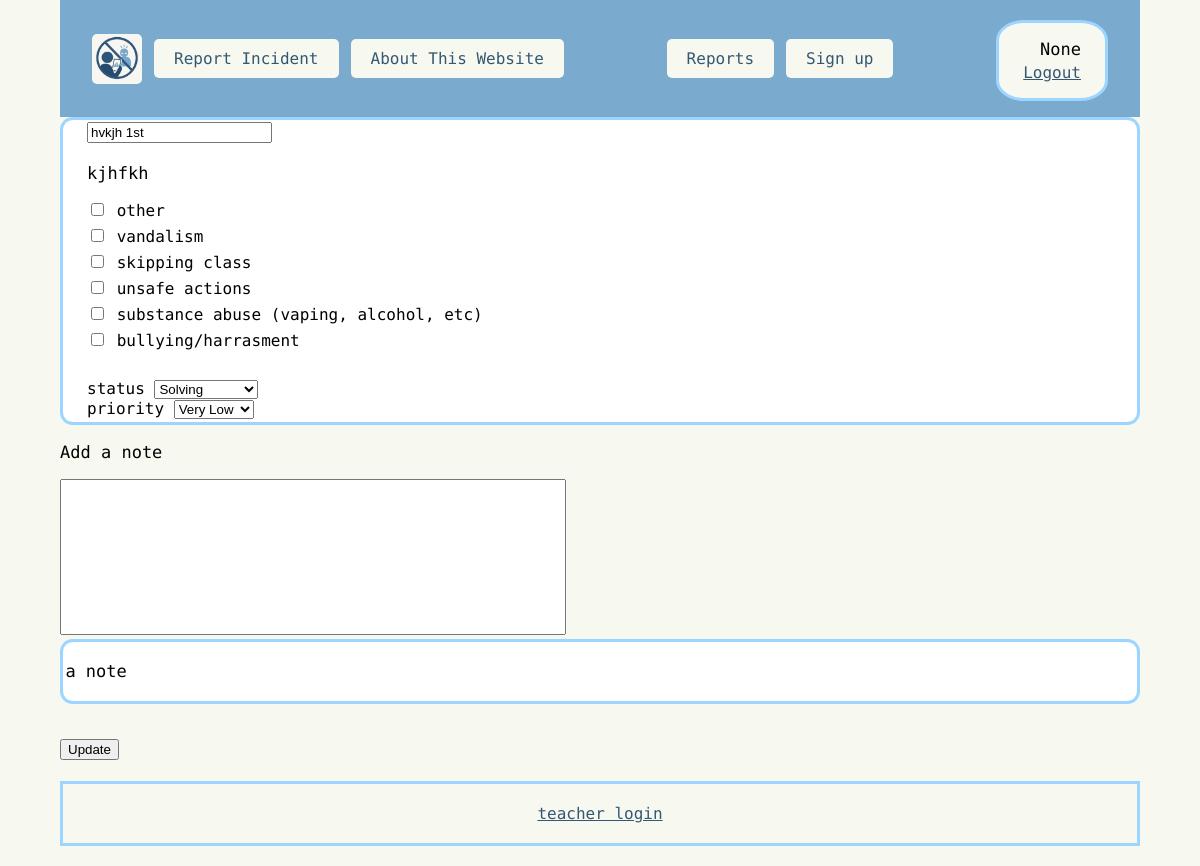
The app's page /edit/1 (signed in), older data.
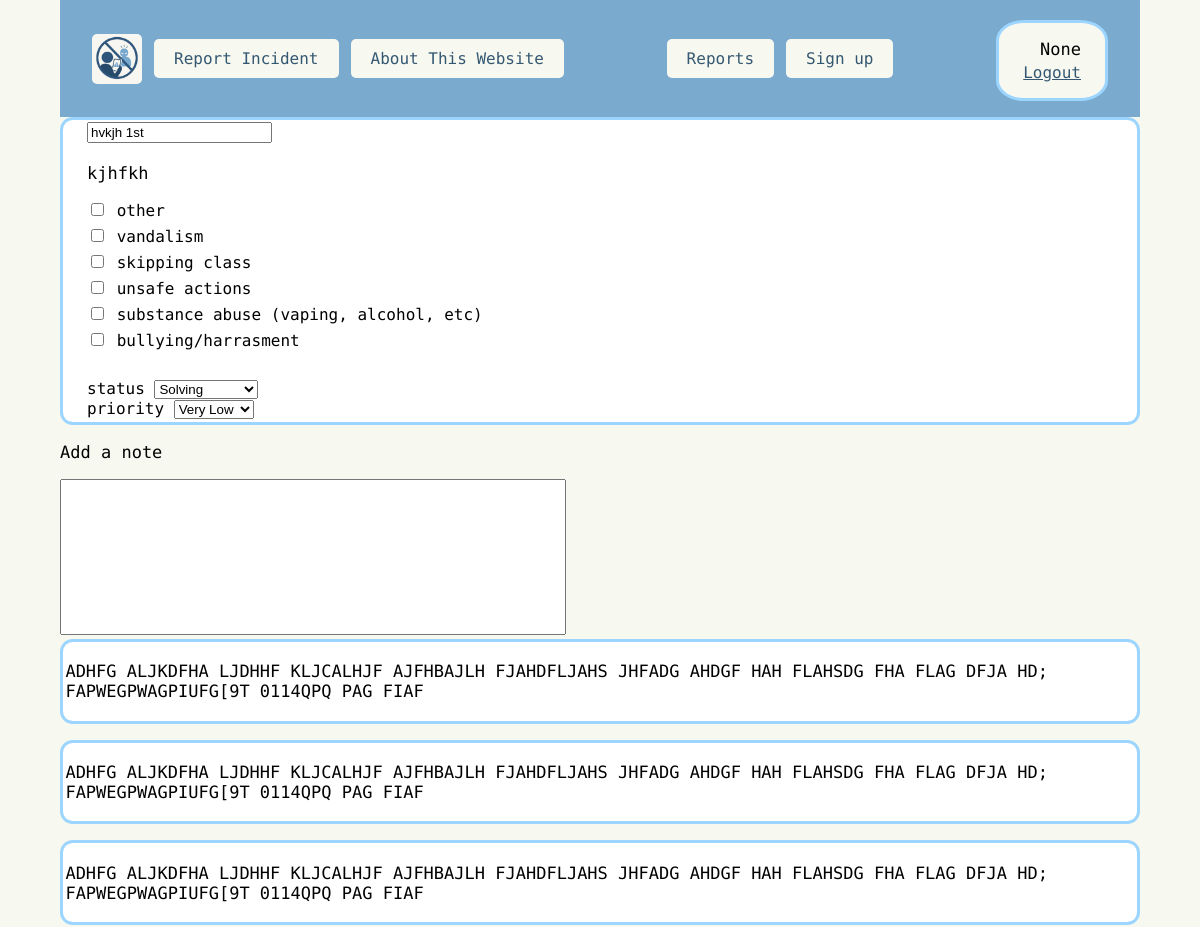
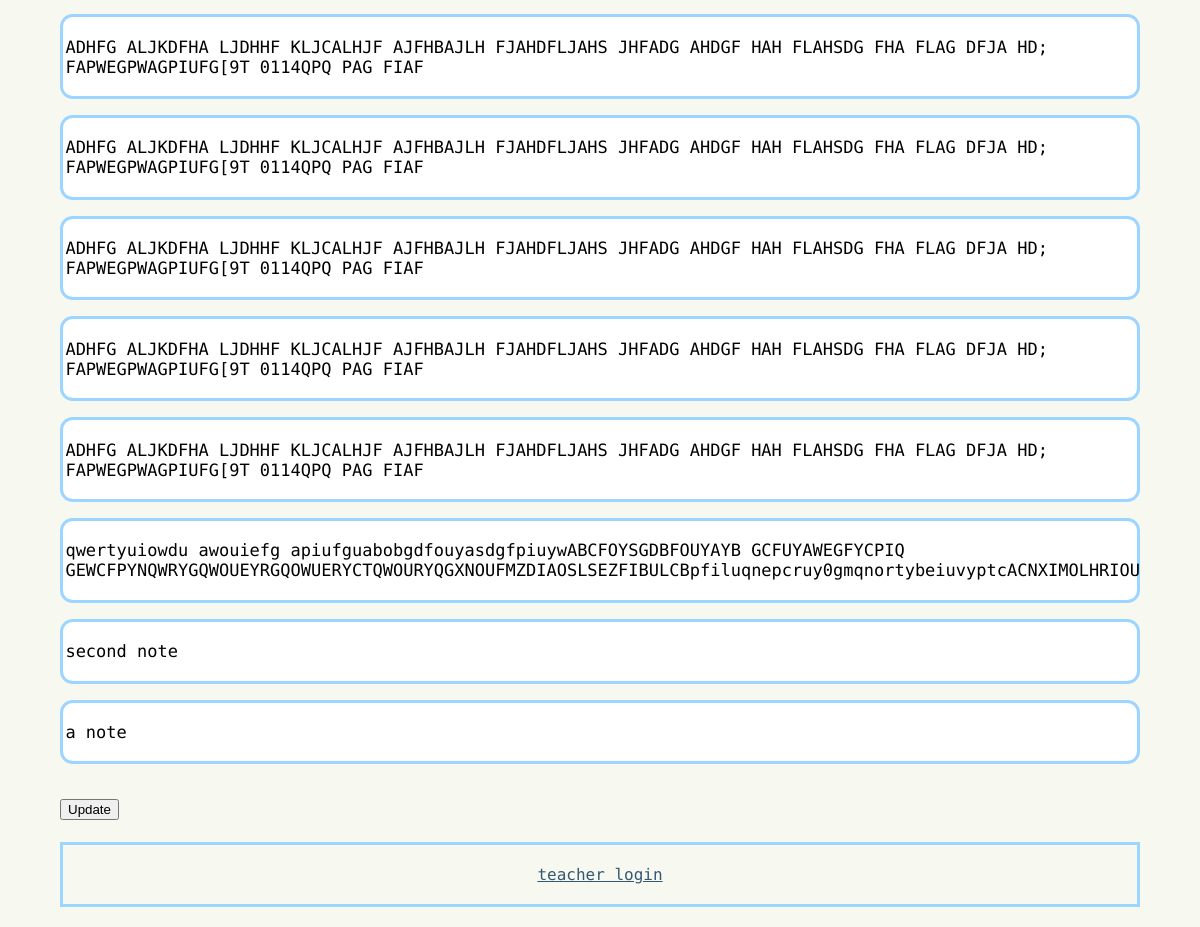
The same page, newer data (2 pictures, top to bottom).
### routes.py (models this page shows, shortened)
class User(UserMixin, db.Model):
    __tablename__ = "User"
    user_id = db.Column(db.Integer, primary_key=True)
    user_name = db.Column(db.String, nullable=False, unique=True)
    password = db.Column(db.String, nullable=False )
    teacher_code = db.Column(db.String, nullable=False, unique=True)

class Reports(db.Model):
    __tablename__ = "Reports"
    report_id = db.Column(db.Integer, primary_key=True)
    report_title = db.Column(db.String, nullable=False)
    report_detail = db.Column(db.String, nullable=False)
    report_time = db.Column(db.String, nullable=False)
    status_id = db.Column(db.Integer, db.ForeignKey("Status.status_id"), nullable=True)
    status = db.relationship("Status", backref="reports")
    priority_id = db.Column(db.Integer, db.ForeignKey("Priority.priority_id"), nullable=True)
    priority = db.relationship("Priority", backref="reports")
    types = db.relationship("Type", secondary=Report_Type, backref="reports")

class Type(db.Model):
    __tablename__ = "Type"
    type_id = db.Column(db.Integer, primary_key=True)
    type = db.Column(db.String, nullable=False)

class Notes(db.Model):
    __tablename__ = "Notes"
    note_id = db.Column(db.Integer, primary_key=True)
    note = db.Column(db.String, nullable=False)
    report_id = db.Column(
        db.Integer, db.ForeignKey("Reports.report_id"), nullable=False
    )
    report = db.relationship("Reports", backref="notes")
    user_id = db.Column(
        db.Integer, db.ForeignKey("User.user_id"), nullable=False
    )
    user = db.relationship("User", backref="notes")

### routes.py (the view, shortened to what this page needs)
@app.route("/edit/<int:report_id>", methods=["GET", "POST"])
@login_required
def edit(report_id):
    form = EditForm()
    report_to_update = Reports.query.get_or_404(report_id)
    form.type.choices = [(str(rt.type_id), rt.type) for rt in Type.query.all()]
    form.status.choices = [(str(s.status_id), s.status) for s in Status.query.all()]
    form.priority.choices = [(str(p.priority_id), p.priority) for p in Priority.query.all()]
    if request.method == "GET":
        form.title.data = report_to_update.report_title
        form.note.data = ""
        form.status.data = str(report_to_update.status_id)
        form.priority.data = str(report_to_update.priority_id)
        form.type.data = [str(t.type_id) for t in report_to_update.types]
    return render_template(
        "edit_report.html", form=form, report_to_update=report_to_update
    )

### routes.py
class EditForm(FlaskForm):
    title = StringField("title")
    status = SelectField("status", choices=[])
    type = MultiCheckboxField("type", choices=[])
    priority = SelectField("priority", choices=[])
    note = TextAreaField("note", validators=[])
    update = SubmitField("Update")

### routes.py (called while the page is built)
@login_manager.user_loader
def load_user(user_id):
    return User.query.get(user_id)

### templates/edit_report.html (shortened to what this page needs)
{%extends "layout.html"%}
{%block content%}
<div class="reports">
    <form method="POST">
        {{ form.title(class_="form-control") }}
        <p>
            {{report_to_update.report_detail}}
        </p>
        <ul>
            {% for subfield in form.type %}
                <li>{{ subfield() }} {{ subfield.label }}</li>
            {% endfor %}
        </ul>
        <br>
        {{ form.status.label(class_="form-label") }}
        {{ form.status(class_="form-control") }}
        <br>
        {{ form.priority.label(class_="form-label") }}
        {{ form.priority(class_="form-control") }}
        <br>
</div>
    <p>Add a note</p>
    {{ form.note(class_="form-control, note-textarea") }}
    {% if report_to_update.notes %}
            {% for note in report_to_update.notes|reverse %}
            <div class="notes">
                <p>{{ note.note }}</p>
            </div>
            {% endfor %}
    {% else %}
        <p>No notes yet.</p>
    {% endif %}
    <br>
    {{ form.update(class_="btn btn-primary") }}
{% endblock%}

### templates/layout.html (shortened to what this page needs)
<!DOCTYPE html>
<html lang="en">
<head>
    <link rel="stylesheet" href="../static/style.css">
</head>
<body>
    <header>{% include "header.html" %}</header>
    <main>
        {% block content %}
        {% endblock %}
    </main>
    <footer>{% include "footer.html" %}</footer>
</body>
</html>

### templates/header.html
<nav>
    <div class="nav-left">
        <a href="http://127.0.0.1:5000/" class="link"><img class="logo" src="/static/images/Logo.png" alt="Logo" ></a>
        <a href="http://127.0.0.1:5000/" class="h_link">Report Incident</a>
        <a href="http://127.0.0.1:5000/about" class="h_link">About This Website</a>
    </div>
    {% if current_user.is_authenticated %}
        <div class="nav-right">
            <a href="http://127.0.0.1:5000/view" class="h_link">Reports</a>
            <a href="http://127.0.0.1:5000/signup" class="h_link">Sign up</a>
        </div>
        <div class="user_info">
            <p>{{ current_user.teacher_code }}</p>
            <a href="{{ url_for('logout') }}">Logout</a>
        </div>
    {% endif %}
</nav>

### templates/footer.html
<div class="footer">
    <a href="http://127.0.0.1:5000/login">teacher login</a>
</div>

### static/style.css (style rules this page uses)
html, body { font-family: "Victor Mono", monospace; margin-top: 0px; margin-bottom: 0px; }
a { color: #355872; }
p { font-size: 17px; }
form input, form textarea { margin-bottom: 3px; }
.logo { width: auto; height: 50px; vertical-align: middle; border-radius: 5px; }
header { background-color: #7AAACE; position: sticky; top: 0; padding: 1rem 2rem; }
header nav { display: flex; align-items: center; justify-content: space-between; gap: 1rem; flex-wrap: wrap; }
.nav-right { display: flex; align-items: center; gap: 0.75rem; flex-wrap: wrap; }
.nav-left { display: flex; align-items: center; gap: 0.75rem; flex-wrap: wrap; }
.h_link { background-color: #F7F8F0; padding: 10px 20px; border-radius: 5px; text-decoration: none; color: #355872; }
.user_info { display: flex; flex-direction: column; align-items: flex-end; gap: 0.25rem; margin-top: 0.25rem; border: 3px solid #9CD5FF; padding: 1rem 1.5rem; background-color: #F7F8F0; border-radius: 25%; }
.user_info p { margin: 0; }
body { background-color: #F7F8F0; margin-left: 5%; margin-right: 5%; }
.reports { display: grid; grid-template-columns: 1fr 1fr; align-items: center; gap: 1rem; border: 3px solid #9CD5FF; background-color: white; border-radius: 0.8rem; margin-bottom: 1rem; padding: 0.15rem 1.5rem; overflow-wrap: break-word; }
.notes { display: flex; align-items: center; justify-content: space-between; gap: 1rem; border: 3px solid #9CD5FF; padding: 0.15rem; background-color: white; border-radius: 0.8rem; margin-bottom: 1rem; }
.note-textarea { width: 100%; max-width: 500px; height: 150px; resize: none; }
form ul { list-style: none; padding: 0; margin: 10px 0; }
form li { margin-bottom: 6px; }
footer { margin-top: 2%; border: 3px solid #9CD5FF; text-align: center; font-family: "Victor Mono", monospace; padding: 20px; margin-bottom: 20px; }

Row changes from the older to the newer data that the page shows:
added Notes: note "ADHFG ALJKDFHA LJDHHF KLJCALHJF AJFHBAJLH FJAHDFLJAHS JHFADG AHDGF HAH FLAHSDG FHA FLAG DFJA HD; FAPWEGPWAGPIUFG[9T 0114QPQ PAG FIAF"
added Notes: note "ADHFG ALJKDFHA LJDHHF KLJCALHJF AJFHBAJLH FJAHDFLJAHS JHFADG AHDGF HAH FLAHSDG FHA FLAG DFJA HD; FAPWEGPWAGPIUFG[9T 0114QPQ PAG FIAF"
added Notes: note "ADHFG ALJKDFHA LJDHHF KLJCALHJF AJFHBAJLH FJAHDFLJAHS JHFADG AHDGF HAH FLAHSDG FHA FLAG DFJA HD; FAPWEGPWAGPIUFG[9T 0114QPQ PAG FIAF"
added Notes: note "ADHFG ALJKDFHA LJDHHF KLJCALHJF AJFHBAJLH FJAHDFLJAHS JHFADG AHDGF HAH FLAHSDG FHA FLAG DFJA HD; FAPWEGPWAGPIUFG[9T 0114QPQ PAG FIAF"
added Notes: note "ADHFG ALJKDFHA LJDHHF KLJCALHJF AJFHBAJLH FJAHDFLJAHS JHFADG AHDGF HAH FLAHSDG FHA FLAG DFJA HD; FAPWEGPWAGPIUFG[9T 0114QPQ PAG FIAF"
added Notes: note "ADHFG ALJKDFHA LJDHHF KLJCALHJF AJFHBAJLH FJAHDFLJAHS JHFADG AHDGF HAH FLAHSDG FHA FLAG DFJA HD; FAPWEGPWAGPIUFG[9T 0114QPQ PAG FIAF"
added Notes: note "ADHFG ALJKDFHA LJDHHF KLJCALHJF AJFHBAJLH FJAHDFLJAHS JHFADG AHDGF HAH FLAHSDG FHA FLAG DFJA HD; FAPWEGPWAGPIUFG[9T 0114QPQ PAG FIAF"
added Notes: note "ADHFG ALJKDFHA LJDHHF KLJCALHJF AJFHBAJLH FJAHDFLJAHS JHFADG AHDGF HAH FLAHSDG FHA FLAG DFJA HD; FAPWEGPWAGPIUFG[9T 0114QPQ PAG FIAF"
added Notes: note "qwertyuiowdu awouiefg apiufguabobgdfouyasdgfpiuywABCFOYSGDBFOUYAYB GCFUYAWEGFYCPIQ GEWCFPYNQWRYGQWOUEYRGQOWUERYCTQWOURYQGXNOUFMZDIAOSLSEZFIBULCBpfiluqnepcruy0gmqnortybeiuvyptcACNXIMOLHRIOU"
added Notes: note "second note"
